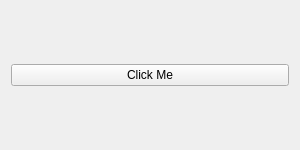
<?xml version="1.0" encoding="UTF-8"?>
<ui version="4.0">
 <class>Form</class>
 <widget class="QWidget" name="Form">
  <property name="geometry">
   <rect><x>0</x><y>0</y><width>300</width><height>150</height></rect>
  </property>
  <layout class="QVBoxLayout" name="verticalLayout">
   <item>
    <widget class="QPushButton" name="pushButton">
     <property name="text"><string>Click Me</string></property>
    </widget>
   </item>
  </layout>
 </widget>
 <resources/>
 <connections/>
</ui>
